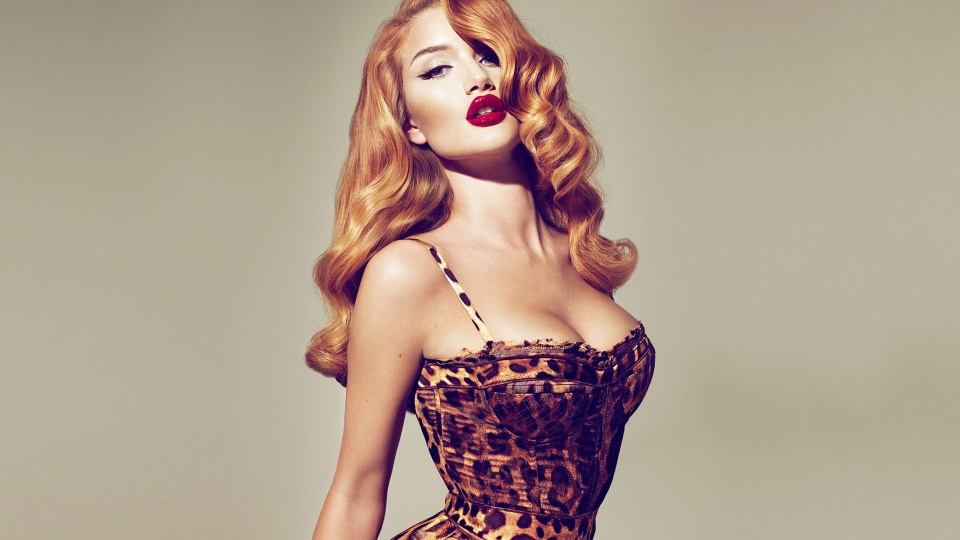
#> input picture images/1.jpg, 960 x 540 px, given in place of 30.jpg, which was not available
$ python calbackproject_hist.py
#> lines starting #> are read from the running program, lines starting #| are printed output that depends on the picture; after the words box and inside, x2 and y2 are one past the last pixel; in counts of white or black regions, pixels touching at a corner belong together; pictures that were not available may be replaced by others from this repository, and a replacement may not be noted
import cv2

# 直方图反向投影
# 感兴趣对象ROI (要抠取哪部分图像)
roi = cv2.imread("./images/30.jpg")
#> roi is the input picture: shape (540, 960, 3); mean B, G, R 142.1, 157.1, 175.2
hsv_roi = cv2.cvtColor(roi, cv2.COLOR_BGR2HSV)  # 转化为HSV图
#> hsv_roi: shape (540, 960, 3); mean H, S, V 34.6, 61.2, 176.1

# 目标图像
target = cv2.imread("./images/16.jpg")
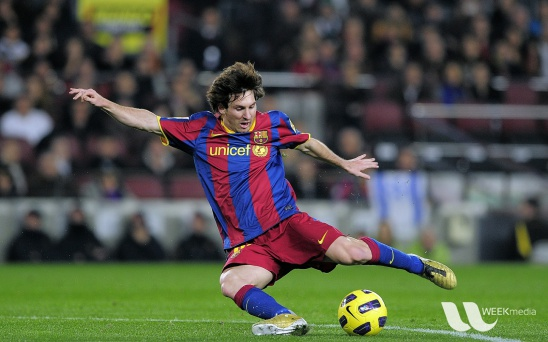
#> input picture images/16.jpg, 548 x 342 px
#> target is the input picture: shape (342, 548, 3); mean B, G, R 72.4, 86, 82.2
hsv_target = cv2.cvtColor(target, cv2.COLOR_BGR2HSV)  # 转化为HSV图
#> hsv_target: shape (342, 548, 3); mean H, S, V 82.7, 87.7, 100.4

# 统计ROI的直方图
hist_roi = cv2.calcHist([hsv_roi], [0, 1], None, [180, 256], [0, 179, 0, 255])
'''cv2.calcHist(images,channels,mask,histSize,ranges[,hist[,accumulate]])

images：必须用括号括起来表示，即[image]
chanels：用于计算直方图的通道，使用灰度图计算直方图，所以就直接使用第一个通道；对于彩色可以通过[0]，[1]，[2]分别计算蓝色、绿色或红色通道的直方图
mask：如果计算完整图像的直方图，它将设为None。但是如果想找到图像特定区域的直方图，则必须为它创建一个蒙版图像作为蒙版。
histSize：表示这个直方图分成多少份（即多少个直方柱）。对于满量程，设置为[256]
ranges：表示直方图中各个像素的值，通常设为[0,256]
'''


# ROI的直方图归一化：在调用calBackProject之前，需要对hist_roi进行归一化
cv2.normalize(hist_roi, hist_roi, 0, 255, cv2.NORM_MINMAX)

# 反向投影：calBackProject
backProject = cv2.calcBackProject([hsv_target], [0, 1], hist_roi, [0, 179, 0, 255], 1)

# 圆盘卷积
kernel = cv2.getStructuringElement(shape=cv2.MORPH_ELLIPSE, ksize=(5, 5))
backProject = cv2.filter2D(backProject, -1, kernel)
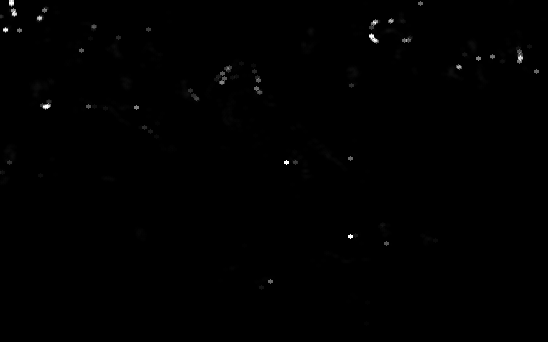
#> backProject: shape (342, 548); min 0, max 255, mean 0.8

# 图像二值化
ret, image = cv2.threshold(backProject, 50, 255, cv2.THRESH_BINARY)
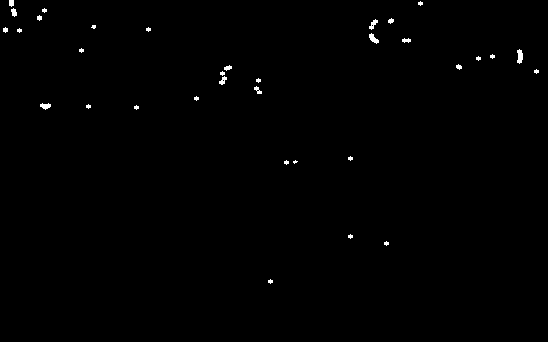
#> image: shape (342, 548); 0.45% white; 34 white regions (20 under 20 px), largest, box (x1, y1, x2, y2) and area: (517, 49, 523, 64) 67, (369, 33, 379, 44) 57, (40, 103, 51, 110) 49

# 抠出目标图像中的感兴趣部分
merge_image = cv2.merge((image, image, image))  # 合并图像的三个通道
res = cv2.bitwise_and(target, merge_image)

cv2.imshow("roi", roi)
cv2.imshow("target", target)
cv2.imshow("hist_roi", hist_roi)
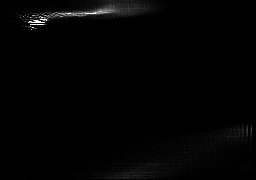
#> window 'hist_roi': shape (180, 256); min 0, max 255, mean 2.8
cv2.imshow("backProject", backProject)
cv2.imshow("merge image", merge_image)
cv2.imshow("res", res)

cv2.waitKey(0)
cv2.destroyAllWindows()
